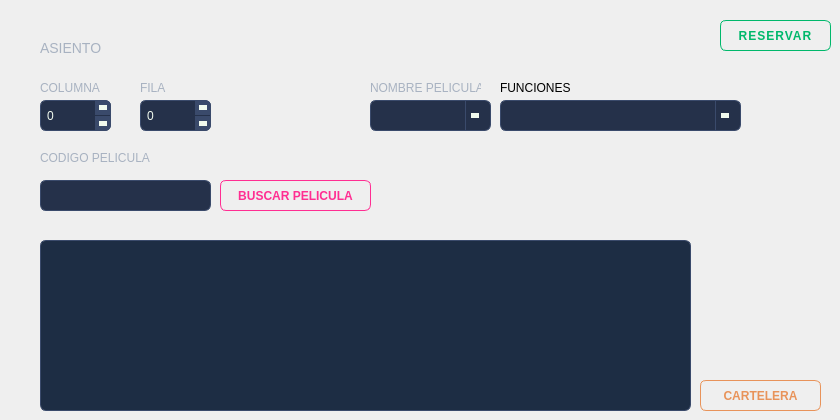
      <widget class="QWidget" name="tab_3">
       <attribute name="title">
        <string>RESERVACIONES</string>
       </attribute>
       <widget class="QSpinBox" name="spinColumna">
        <property name="geometry">
         <rect>
          <x>40</x>
          <y>100</y>
          <width>71</width>
          <height>31</height>
         </rect>
        </property>
        <property name="styleSheet">
         <string notr="true">QSpinBox {
    background-color: #25314A;
    border: 1px solid #3A4A6B;
    border-radius: 6px;
    padding: 4px;
    color: #F1FAEE;
}

QSpinBox:hover {
    border: 1px solid #4A6FA5;
}

QSpinBox:focus {
    border: 1px solid #4A6FA5;
}

QSpinBox::up-button {
    subcontrol-origin: border;
    subcontrol-position: top right;
    width: 16px;
    background-color: #3A4A6B;
    border-top-right-radius: 6px;
    border: none;
}

QSpinBox::down-button {
    subcontrol-origin: border;
    subcontrol-position: bottom right;
    width: 16px;
    background-color: #3A4A6B;
    border-bottom-right-radius: 6px;
    border: none;
}

QSpinBox::up-button:hover {
    background-color: #2A9D6F;
}

QSpinBox::down-button:hover {
    background-color: #E63946;
}

QSpinBox::up-arrow {
    width: 0px;
    height: 0px;
    border-left: 4px solid transparent;
    border-right: 4px solid transparent;
    border-bottom: 5px solid #F1FAEE;
}

QSpinBox::down-arrow {
    width: 0px;
    height: 0px;
    border-left: 4px solid transparent;
    border-right: 4px solid transparent;
    border-top: 5px solid #F1FAEE;
}</string>
        </property>
       </widget>
       <widget class="QLabel" name="label_14">
        <property name="geometry">
         <rect>
          <x>140</x>
          <y>80</y>
          <width>49</width>
          <height>16</height>
         </rect>
        </property>
        <property name="styleSheet">
         <string notr="true">font-family: &quot;Montserrat Medium&quot;;
font-size: 12px;
color: #A8B2C1;
background: transparent;</string>
        </property>
        <property name="text">
         <string>FILA</string>
        </property>
       </widget>
       <widget class="QSpinBox" name="spinFila">
        <property name="geometry">
         <rect>
          <x>140</x>
          <y>100</y>
          <width>71</width>
          <height>31</height>
         </rect>
        </property>
        <property name="styleSheet">
         <string notr="true">QSpinBox {
    background-color: #25314A;
    border: 1px solid #3A4A6B;
    border-radius: 6px;
    padding: 4px;
    color: #F1FAEE;
}

QSpinBox:hover {
    border: 1px solid #4A6FA5;
}

QSpinBox:focus {
    border: 1px solid #4A6FA5;
}

QSpinBox::up-button {
    subcontrol-origin: border;
    subcontrol-position: top right;
    width: 16px;
    background-color: #3A4A6B;
    border-top-right-radius: 6px;
    border: none;
}

QSpinBox::down-button {
    subcontrol-origin: border;
    subcontrol-position: bottom right;
    width: 16px;
    background-color: #3A4A6B;
    border-bottom-right-radius: 6px;
    border: none;
}

QSpinBox::up-button:hover {
    background-color: #2A9D6F;
}

QSpinBox::down-button:hover {
    background-color: #E63946;
}

QSpinBox::up-arrow {
    width: 0px;
    height: 0px;
    border-left: 4px solid transparent;
    border-right: 4px solid transparent;
    border-bottom: 5px solid #F1FAEE;
}

QSpinBox::down-arrow {
    width: 0px;
    height: 0px;
    border-left: 4px solid transparent;
    border-right: 4px solid transparent;
    border-top: 5px solid #F1FAEE;
}</string>
        </property>
       </widget>
       <widget class="QLabel" name="label_13">
        <property name="geometry">
         <rect>
          <x>40</x>
          <y>80</y>
          <width>61</width>
          <height>16</height>
         </rect>
        </property>
        <property name="styleSheet">
         <string notr="true">font-family: &quot;Montserrat Medium&quot;;
font-size: 12px;
color: #A8B2C1;
background: transparent;</string>
        </property>
        <property name="text">
         <string>COLUMNA</string>
        </property>
       </widget>
       <widget class="QPushButton" name="btnReservar">
        <property name="geometry">
         <rect>
          <x>720</x>
          <y>20</y>
          <width>111</width>
          <height>31</height>
         </rect>
        </property>
        <property name="styleSheet">
         <string notr="true">/* APROBAR */
QPushButton {
    background-color: transparent;
    color: #00B86B;
    border: 1px solid #00B86B;
    border-radius: 6px;
    padding: 8px 16px;
    font-family: &quot;Montserrat SemiBold&quot;;
    font-weight: 600;
    letter-spacing: 1px;
}
QPushButton:hover {
    background-color: #00B86B;
    color: #F1FAEE;
}
QPushButton:pressed {
    background-color: #009957;
    border: 1px solid #009957;
    color: #F1FAEE;
}</string>
        </property>
        <property name="text">
         <string>RESERVAR</string>
        </property>
       </widget>
       <widget class="QPushButton" name="btnBuscarPelicula">
        <property name="geometry">
         <rect>
          <x>220</x>
          <y>180</y>
          <width>151</width>
          <height>31</height>
         </rect>
        </property>
        <property name="styleSheet">
         <string notr="true">QPushButton {
    background-color: transparent;
    color: #FF2E92;
    border: 1px solid #FF2E92;
    border-radius: 6px;
    padding: 6px 14px;
    font-family: &quot;Montserrat&quot;;
    font-weight: 600;
}
QPushButton:hover {
    background-color: #FF2E92;
    color: #0D1321;
}
QPushButton:pressed {
    background-color: #D6237A;
    border: 1px solid #D6237A;
    color: #0D1321;
}</string>
        </property>
        <property name="text">
         <string>BUSCAR PELICULA</string>
        </property>
       </widget>
       <widget class="QLineEdit" name="txtBuscarCodigoPelicula">
        <property name="geometry">
         <rect>
          <x>40</x>
          <y>180</y>
          <width>171</width>
          <height>31</height>
         </rect>
        </property>
        <property name="styleSheet">
         <string notr="true">QLineEdit {
    background-color: #25314A;
    border: 1px solid #3A4A6B;
    border-radius: 6px;
    padding: 6px 10px;
    color: #F1FAEE;
    font-family: &quot;Montserrat&quot;;
    font-size: 13px;
}
QLineEdit:focus {
    border: 1px solid #4A6FA5;
}</string>
        </property>
       </widget>
       <widget class="QLabel" name="label_34">
        <property name="geometry">
         <rect>
          <x>40</x>
          <y>150</y>
          <width>111</width>
          <height>16</height>
         </rect>
        </property>
        <property name="styleSheet">
         <string notr="true">font-family: &quot;Montserrat Medium&quot;;
font-size: 12px;
color: #A8B2C1;
background: transparent;</string>
        </property>
        <property name="text">
         <string>CODIGO PELICULA</string>
        </property>
       </widget>
       <widget class="QTableWidget" name="tablaCarteleraUsuario">
        <property name="geometry">
         <rect>
          <x>40</x>
          <y>240</y>
          <width>651</width>
          <height>171</height>
         </rect>
        </property>
        <property name="styleSheet">
         <string notr="true">QTableWidget {
    background-color: #1D2D44;
    alternate-background-color: #25314A;
    color: #F1FAEE;
    gridline-color: #3A4A6B;
    border-radius: 6px;
    border: 1px solid #3A4A6B;
}
QHeaderView::section {
    background-color: #0D1321;
    color: #F1FAEE;
    padding: 6px;
    border: none;
    font-weight: bold;
}</string>
        </property>
       </widget>
       <widget class="QPushButton" name="btnVerCarteleraUsuario">
        <property name="geometry">
         <rect>
          <x>700</x>
          <y>380</y>
          <width>121</width>
          <height>31</height>
         </rect>
        </property>
        <property name="styleSheet">
         <string notr="true">QPushButton {
    background-color: transparent;
    color: #E8935A;
    border: 1px solid #E8935A;
    border-radius: 6px;
    padding: 6px 14px;
    font-family: &quot;Montserrat&quot;;
    font-weight: 600;
}
QPushButton:hover {
    background-color: #E8935A;
    color: #0D1321;
}
QPushButton:pressed {
    background-color: #C97940;
    border: 1px solid #C97940;
    color: #0D1321;
}</string>
        </property>
        <property name="text">
         <string>CARTELERA</string>
        </property>
       </widget>
       <widget class="QLabel" name="label_7">
        <property name="geometry">
         <rect>
          <x>370</x>
          <y>80</y>
          <width>111</width>
          <height>16</height>
         </rect>
        </property>
        <property name="styleSheet">
         <string notr="true">font-family: &quot;Montserrat Medium&quot;;
font-size: 12px;
color: #A8B2C1;
background: transparent;</string>
        </property>
        <property name="text">
         <string>NOMBRE PELICULA</string>
        </property>
       </widget>
       <widget class="QLabel" name="label_41">
        <property name="geometry">
         <rect>
          <x>40</x>
          <y>40</y>
          <width>71</width>
          <height>16</height>
         </rect>
        </property>
        <property name="styleSheet">
         <string notr="true">font-family: &quot;Montserrat &quot;;
font-size: 14px;
color: #A8B2C1;
background: transparent;
font: 900 </string>
        </property>
        <property name="text">
         <string>ASIENTO</string>
        </property>
       </widget>
       <widget class="QComboBox" name="cmbPeliculaReserva">
        <property name="geometry">
         <rect>
          <x>370</x>
          <y>100</y>
          <width>121</width>
          <height>31</height>
         </rect>
        </property>
        <property name="styleSheet">
         <string notr="true">QComboBox {
    background-color: #25314A;
    border: 1px solid #3A4A6B;
    border-radius: 6px;
    padding: 6px 10px;
    color: #F1FAEE;
    font-family: &quot;Montserrat&quot;;
    font-size: 13px;
}
QComboBox:hover {
    border: 1px solid #E63946;
}
QComboBox::drop-down {
    subcontrol-origin: padding;
    subcontrol-position: top right;
    width: 24px;
    border-left: 1px solid #3A4A6B;
}
QComboBox::down-arrow {
    width: 0px;
    height: 0px;
    border-left: 4px solid transparent;
    border-right: 4px solid transparent;
    border-top: 5px solid #F1FAEE;
    margin-right: 6px;
}
QComboBox QAbstractItemView {
    background-color: #1D2D44;
    border: 1px solid #3A4A6B;
    color: #F1FAEE;
    selection-background-color: #E63946;
    selection-color: #F1FAEE;
    outline: none;
}</string>
        </property>
       </widget>
       <widget class="QComboBox" name="cbmFuncionPeli">
        <property name="geometry">
         <rect>
          <x>500</x>
          <y>100</y>
          <width>241</width>
          <height>31</height>
         </rect>
        </property>
        <property name="styleSheet">
         <string notr="true">QComboBox {
    background-color: #25314A;
    border: 1px solid #3A4A6B;
    border-radius: 6px;
    padding: 6px 10px;
    color: #F1FAEE;
    font-family: &quot;Montserrat&quot;;
    font-size: 13px;
}
QComboBox:hover {
    border: 1px solid #E63946;
}
QComboBox::drop-down {
    subcontrol-origin: padding;
    subcontrol-position: top right;
    width: 24px;
    border-left: 1px solid #3A4A6B;
}
QComboBox::down-arrow {
    width: 0px;
    height: 0px;
    border-left: 4px solid transparent;
    border-right: 4px solid transparent;
    border-top: 5px solid #F1FAEE;
    margin-right: 6px;
}
QComboBox QAbstractItemView {
    background-color: #1D2D44;
    border: 1px solid #3A4A6B;
    color: #F1FAEE;
    selection-background-color: #E63946;
    selection-color: #F1FAEE;
    outline: none;
}</string>
        </property>
       </widget>
       <widget class="QLabel" name="label_57">
        <property name="geometry">
         <rect>
          <x>500</x>
          <y>80</y>
          <width>71</width>
          <height>16</height>
         </rect>
        </property>
        <property name="text">
         <string>FUNCIONES</string>
        </property>
       </widget>
      </widget>
